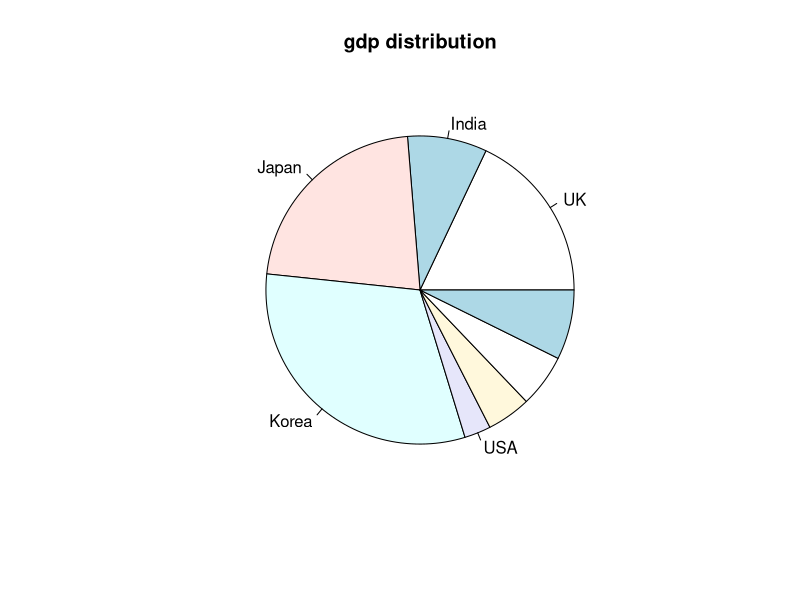
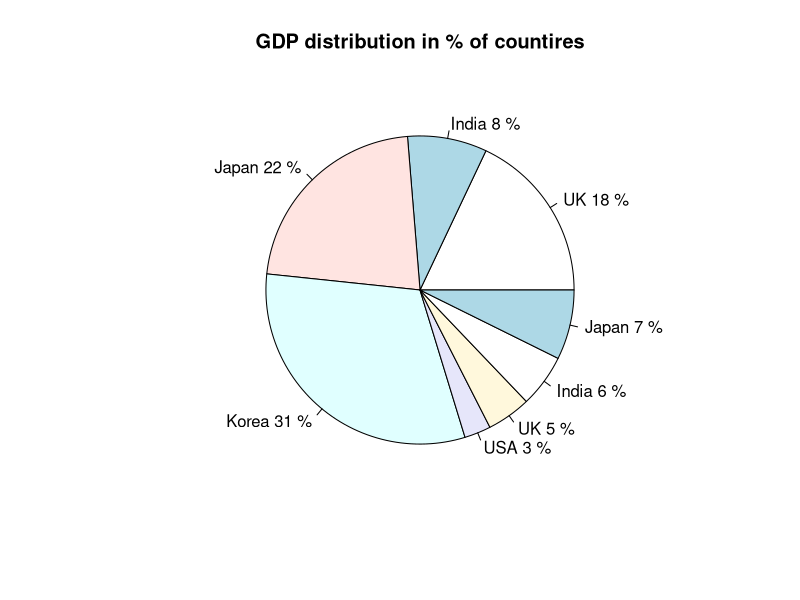

Reproduce these figures in R, in order. (Note: this script raises an error after producing the figures.)
#PIE Chart

GDP <-c(19.4,9,23.8,33.9,3,5,6,7.9)
mean(GDP)
countries <-c("UK","India","Japan","Korea","USA")
GDP_PIE <-pie(GDP,labels = countries,main="gdp distribution")

sum_gdp <- sum(GDP)

perc_gdp <-round((GDP /sum_gdp)*100)

perc_count_label <-paste(countries,perc_gdp,'%')

GDP_PIE_PER<-pie(GDP,labels=perc_count_label,main="GDP distribution in % of countires")


empdetails <-c("Name","salary")
rating <-c(1,2,3,4,9)
result <-pie3D(empdetails,lables=rating,main="result123")

install.packages("plotrix")
library (plotrix)

GDP_PIE_PER<-pie3D(GDP,labels=perc_count_label,main="GDP distribution in % of countires")


#Box Plot  shows the minimum,maximum,median,1st quartile and 3rd quartile 

boxplot(mtcars $disp,main='Cylinder Summary')

boxplot(emp_sal $salary, main ='Details')

#HeatMap

matt_cars <-as.matrix(mtcars)
heatmap(matt_cars,col=heat.colors(256),Rowv=NA,Colv=NA,scale='column')

#User defined functions

add_num <- function  (a1,a2){
  a3 <-a1*a2  # a3 is local variable here , because it is defined inside the body
  return (a3)
}
add_num(12,10)


aa_num <- function (a1,a2){
  a3 <<- a1+a2 # to access the value outside the function use << -
  ab = a1-a2
  print(a3)
  return(a3)
}

aa_num(2,23)

bb_num <- function (a1,a2,a3,a4){
  a5 <<- a1+a2+a3+a4
  return(a5)
}
bb_num(10,20,13,29)

mode_test <- function(m1,m2,m3,m4){
  m2 <<- mode(c(m1,m2,m3,m4))
  return(m2)
}
mode_test(90,23,34,88)

mode_test <- function(m1,m2,m3,m4){
  m2 <<- mean(c(m1+m2+m3+m4)/4)
  return(m2)
}
mode_test(90,23,34,88)


bb_factorial <- function (a1,a2,a3){
  testf<<- factorial(c(a1,a2,a3))
  return(testf)
}
bb_factorial(1,5,3)  


#Train and Test for Build and test algorithm

irisdata <- iris #Sample remains the same when using the set.seed function
irissample1 <- sample(2,nrow(irisdata),replace=TRUE,prob = c(.7,.3)) #prob =probability
trainiris1 <- irisdata[irissample1==1,]# after 1 comma --indicates to select all data
testiris1 <- irisdata[irissample1==2,]# after 2 comma --indicates to select all data


#Write Function
aa <-c (1,2,3,4,5)
write.csv(aa,"C:/Users/Administrator/Desktop/Chandrasen/HospitalCoststest.csv")

xamp_text_file <-('this will be created as a text file for test')
#writeLines(xamp_text_file,"path/testing.txt")
writeLines(xamp_text_file,"C:/Users/Administrator/Desktop/Chandrasen/testing.txt")

#Cbind and rbind -- c bind used for add your columns and r bind is for add rows

aa <-c(9,4,5,6,10,11);mat_aa <-matrix(aa,2,3);mat_aa #create matrix
new_col <-c(77,88)
exm_bind <-cbind(mat_aa,(new_col));

aa <-c(9,4,5,6,10,11);mat_aa <-matrix(aa,2,3);mat_aa #create matrix
new_row <-c(77,88)
exm_bind <-rbind(mat_aa,(new_row));



